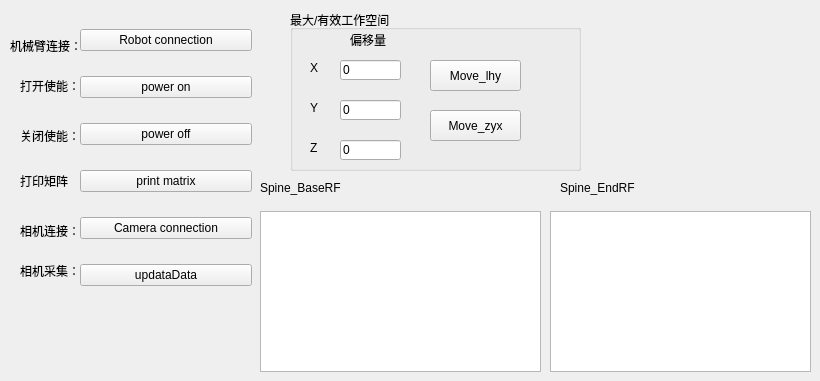
         <widget class="QWidget" name="tab_32">
          <attribute name="title">
           <string>启动/检查</string>
          </attribute>
          <widget class="QWidget" name="verticalLayoutWidget_7">
           <property name="geometry">
            <rect>
             <x>80</x>
             <y>10</y>
             <width>172</width>
             <height>301</height>
            </rect>
           </property>
           <layout class="QVBoxLayout" name="verticalLayout_8">
            <property name="leftMargin">
             <number>0</number>
            </property>
            <item>
             <widget class="QPushButton" name="pushButton_connectArm_7">
              <property name="text">
               <string>Robot connection</string>
              </property>
             </widget>
            </item>
            <item>
             <widget class="QPushButton" name="pushButton_powerOn_7">
              <property name="text">
               <string>power on</string>
              </property>
             </widget>
            </item>
            <item>
             <widget class="QPushButton" name="pushButton_powerOff_7">
              <property name="text">
               <string>power off</string>
              </property>
             </widget>
            </item>
            <item>
             <widget class="QPushButton" name="pushButton_selfCheck_7">
              <property name="text">
               <string>print matrix</string>
              </property>
             </widget>
            </item>
            <item>
             <widget class="QPushButton" name="pushButton_connectCamrea_7">
              <property name="text">
               <string>Camera connection</string>
              </property>
             </widget>
            </item>
            <item>
             <widget class="QPushButton" name="pushButton_updataData_7">
              <property name="text">
               <string>updataData</string>
              </property>
             </widget>
            </item>
           </layout>
          </widget>
          <widget class="QLabel" name="label_248">
           <property name="geometry">
            <rect>
             <x>10</x>
             <y>30</y>
             <width>129</width>
             <height>31</height>
            </rect>
           </property>
           <property name="text">
            <string>机械臂连接：</string>
           </property>
          </widget>
          <widget class="QLabel" name="label_249">
           <property name="geometry">
            <rect>
             <x>20</x>
             <y>70</y>
             <width>61</width>
             <height>31</height>
            </rect>
           </property>
           <property name="text">
            <string>打开使能：</string>
           </property>
          </widget>
          <widget class="QLabel" name="label_250">
           <property name="geometry">
            <rect>
             <x>20</x>
             <y>160</y>
             <width>61</width>
             <height>41</height>
            </rect>
           </property>
           <property name="text">
            <string>打印矩阵</string>
           </property>
          </widget>
          <widget class="QLabel" name="label_251">
           <property name="geometry">
            <rect>
             <x>20</x>
             <y>220</y>
             <width>61</width>
             <height>21</height>
            </rect>
           </property>
           <property name="text">
            <string>相机连接：</string>
           </property>
          </widget>
          <widget class="QLabel" name="label_252">
           <property name="geometry">
            <rect>
             <x>20</x>
             <y>120</y>
             <width>61</width>
             <height>31</height>
            </rect>
           </property>
           <property name="text">
            <string>关闭使能：</string>
           </property>
          </widget>
          <widget class="QLabel" name="label_253">
           <property name="geometry">
            <rect>
             <x>20</x>
             <y>260</y>
             <width>61</width>
             <height>21</height>
            </rect>
           </property>
           <property name="text">
            <string>相机采集：</string>
           </property>
          </widget>
          <widget class="QTextBrowser" name="textBrowser_11">
           <property name="geometry">
            <rect>
             <x>260</x>
             <y>211</y>
             <width>281</width>
             <height>161</height>
            </rect>
           </property>
          </widget>
          <widget class="QTextBrowser" name="textBrowser_12">
           <property name="geometry">
            <rect>
             <x>550</x>
             <y>211</y>
             <width>261</width>
             <height>161</height>
            </rect>
           </property>
          </widget>
          <widget class="QLabel" name="label_254">
           <property name="geometry">
            <rect>
             <x>260</x>
             <y>180</y>
             <width>121</width>
             <height>16</height>
            </rect>
           </property>
           <property name="text">
            <string>Spine_BaseRF</string>
           </property>
          </widget>
          <widget class="QLabel" name="label_255">
           <property name="geometry">
            <rect>
             <x>560</x>
             <y>180</y>
             <width>121</width>
             <height>16</height>
            </rect>
           </property>
           <property name="text">
            <string>Spine_EndRF</string>
           </property>
          </widget>
          <widget class="QGroupBox" name="groupBox_25">
           <property name="geometry">
            <rect>
             <x>290</x>
             <y>10</y>
             <width>291</width>
             <height>161</height>
            </rect>
           </property>
           <property name="title">
            <string>最大/有效工作空间</string>
           </property>
           <widget class="QPushButton" name="pushButton_Move_7">
            <property name="geometry">
             <rect>
              <x>140</x>
              <y>50</y>
              <width>91</width>
              <height>31</height>
             </rect>
            </property>
            <property name="toolTip">
             <string>Do image processing</string>
            </property>
            <property name="text">
             <string>Move_lhy</string>
            </property>
           </widget>
           <widget class="QLineEdit" name="lineEdit_X_6">
            <property name="geometry">
             <rect>
              <x>50</x>
              <y>50</y>
              <width>61</width>
              <height>20</height>
             </rect>
            </property>
            <property name="text">
             <string>0</string>
            </property>
           </widget>
           <widget class="QLineEdit" name="lineEdit_Y_6">
            <property name="geometry">
             <rect>
              <x>50</x>
              <y>90</y>
              <width>61</width>
              <height>20</height>
             </rect>
            </property>
            <property name="text">
             <string>0</string>
            </property>
           </widget>
           <widget class="QLineEdit" name="lineEdit_Z_6">
            <property name="geometry">
             <rect>
              <x>50</x>
              <y>130</y>
              <width>61</width>
              <height>20</height>
             </rect>
            </property>
            <property name="text">
             <string>0</string>
            </property>
           </widget>
           <widget class="QLabel" name="label_256">
            <property name="geometry">
             <rect>
              <x>20</x>
              <y>50</y>
              <width>21</width>
              <height>16</height>
             </rect>
            </property>
            <property name="text">
             <string>X</string>
            </property>
           </widget>
           <widget class="QLabel" name="label_257">
            <property name="geometry">
             <rect>
              <x>20</x>
              <y>90</y>
              <width>21</width>
              <height>16</height>
             </rect>
            </property>
            <property name="text">
             <string>Y</string>
            </property>
           </widget>
           <widget class="QLabel" name="label_258">
            <property name="geometry">
             <rect>
              <x>20</x>
              <y>130</y>
              <width>21</width>
              <height>16</height>
             </rect>
            </property>
            <property name="text">
             <string>Z</string>
            </property>
           </widget>
           <widget class="QLabel" name="label_259">
            <property name="geometry">
             <rect>
              <x>60</x>
              <y>20</y>
              <width>61</width>
              <height>20</height>
             </rect>
            </property>
            <property name="text">
             <string>偏移量</string>
            </property>
           </widget>
           <widget class="QPushButton" name="pushButton_Stop_6">
            <property name="geometry">
             <rect>
              <x>140</x>
              <y>100</y>
              <width>91</width>
              <height>31</height>
             </rect>
            </property>
            <property name="text">
             <string>Move_zyx</string>
            </property>
           </widget>
          </widget>
         </widget>
